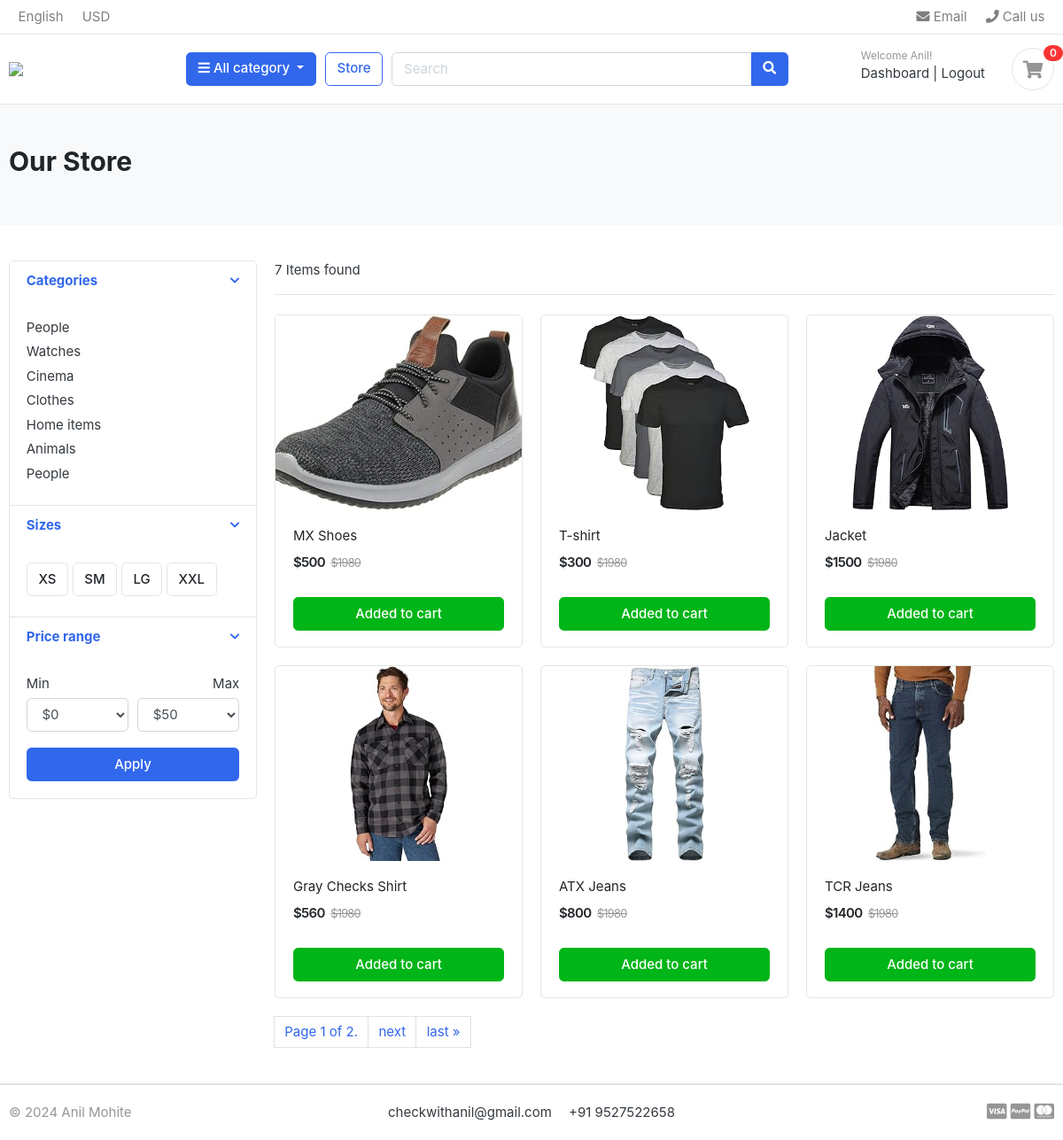
/store/ (signed in), run on the app's committed database.
### accounts/models.py (models this page shows, shortened)
class Account(AbstractBaseUser):
    first_name = models.CharField(max_length = 50)
    last_name = models.CharField(max_length = 50)
    email = models.EmailField(unique = True)
    phone_number = models.CharField(max_length = 15)
    is_admin = models.BooleanField(default = False)
    is_staff = models.BooleanField(default = False)
    is_active = models.BooleanField(default = False)
    is_superuser = models.BooleanField(default = False)
    last_login = models.DateTimeField(auto_now_add = True)
    date_joined = models.DateTimeField(auto_now_add = True)
    objects = MyAccountManager()
    USERNAME_FIELD = "email"
    REQUIRED_FIELDS = ["first_name", "last_name"]

### store/models.py (models this page shows, shortened)
class Product(models.Model):
    product_name = models.CharField(max_length=200, unique=True)
    slug = models.CharField(max_length=200, unique=True)
    desc = models.TextField(max_length=500, blank=True)
    price = models.IntegerField()
    prod_image = models.ImageField(upload_to='photos/products', blank=True)
    stock = models.IntegerField()
    is_available = models.BooleanField(default=True)
    category = models.ForeignKey(Category, on_delete=models.CASCADE)
    created_date = models.DateTimeField(auto_now_add=True)
    modified_date = models.DateTimeField(auto_now=True)
    def get_url(self):
        return reverse('product_detail',args=[self.category.slug, self.slug])

### store/views.py (the view)
# urls.py: path("store/", include("store.urls")),
def store(request, category_slug=None):
    if category_slug != None:
        category = get_object_or_404(Category, slug = category_slug)
        products = Product.objects.filter(is_available = True, category = category)
    else:
        products = Product.objects.filter(is_available = True)
    paginator = Paginator(products,6)
    page = request.GET.get('page')
    page_products = paginator.get_page(page)
    total_products = products.count()
    context = {
        'products':page_products,
        'total_products':total_products
    }
    return render(request, 'store/store.html', context)

### carts/context_processors.py (called while the page is built)
def cart_counter(request):
    cart_count = 0
    if 'admin' in request.path:
        return {}
    else:
        try:
            cart = Cart.objects.get(cart_id = _cart_id(request))
            cart_items = CartItem.objects.filter(cart = cart)
            for cart_item in cart_items:
                cart_count += cart_item.quantity
        except Cart.DoesNotExist:
            cart_count = 0
    return dict(cart_count = cart_count)

### carts/views.py (called while the page is built)
def _cart_id(request):
    cart = request.session.session_key
    if not cart:
        cart = request.session.create()
    return cart

### category/context_processors.py (called while the page is built)
def cat_menu_links(request):
    links = Category.objects.all()
    return dict(cat_links=links)

### category/models.py (called while the page is built)
    def get_url(self):
        return reverse('products_by_category', args=[self.slug])

### templates/store/store.html (shortened to what this page needs)
{% extends 'base.html' %}
{% load static%}
{% block content %}
<section class="section-pagetop bg">
	<div class="container">
		<h2 class="title-page">Our Store</h2>
	</div>
</section>
<section class="section-content padding-y">
	<div class="container">
		<div class="row">
			<aside class="col-md-3">
				<div class="card">
					<article class="filter-group">
						<header class="card-header">
							<a href="#" data-toggle="collapse" data-target="#collapse_1" aria-expanded="true" class="">
								<i class="icon-control fa fa-chevron-down"></i>
								<h6 class="title">Categories</h6>
							</a>
						</header>
						<div class="filter-content collapse show" id="collapse_1" style="">
							<div class="card-body">
								<ul class="list-menu">
									<li><a href="#">People </a></li>
									<li><a href="#">Watches </a></li>
									<li><a href="#">Cinema </a></li>
									<li><a href="#">Clothes </a></li>
									<li><a href="#">Home items </a></li>
									<li><a href="#">Animals</a></li>
									<li><a href="#">People </a></li>
								</ul>
							</div>
						</div>
					</article>
					<article class="filter-group">
						<header class="card-header">
							<a href="#" data-toggle="collapse" data-target="#collapse_4" aria-expanded="true" class="">
								<i class="icon-control fa fa-chevron-down"></i>
								<h6 class="title">Sizes </h6>
							</a>
						</header>
						<div class="filter-content collapse show" id="collapse_4" style="">
							<div class="card-body">
								<label class="checkbox-btn">
									<span class="btn btn-light"> XS </span>
								</label>
								<label class="checkbox-btn">
									<span class="btn btn-light"> SM </span>
								</label>
								<label class="checkbox-btn">
									<span class="btn btn-light"> LG </span>
								</label>
								<label class="checkbox-btn">
									<span class="btn btn-light"> XXL </span>
								</label>
							</div>
						</div>
					</article>
					<article class="filter-group">
						<header class="card-header">
							<a href="#" data-toggle="collapse" data-target="#collapse_3" aria-expanded="true" class="">
								<i class="icon-control fa fa-chevron-down"></i>
								<h6 class="title">Price range </h6>
							</a>
						</header>
						<div class="filter-content collapse show" id="collapse_3" style="">
							<div class="card-body">
								<div class="form-row">
									<div class="form-group col-md-6">
										<label>Min</label>
										<select class="mr-2 form-control">
											<option value="0">$0</option>
										</select>
									</div>
									<div class="form-group text-right col-md-6">
										<label>Max</label>
										<select class="mr-2 form-control">
											<option value="50">$50</option>
										</select>
									</div>
								</div>
								<button class="btn btn-block btn-primary">Apply</button>
							</div>
						</div>
					</article>
				</div>
			</aside>
			<main class="col-md-9">
				<header class="border-bottom mb-4 pb-3">
					<div class="form-inline">
						<span class="mr-md-auto">{{total_products}} Items found </span>
					</div>
				</header>
				<div class="row">
					{% if products %}
					{% for product in products %}
					<div class="col-md-4">
						<figure class="card card-product-grid">
							<div class="img-wrap">
								<a href="{{product.get_url}}">
									<img src="{{product.prod_image.url}}">
								</a>
							</div>
							<figcaption class="info-wrap">
								<div class="fix-height">
									<a href="{{product.get_url}}" class="title">{{product.product_name}}</a>
									<div class="price-wrap mt-2">
										<span class="price">${{product.price}}</span>
										<del class="price-old">$1980</del>
									</div>
								</div>
								<a href="{% url 'add_cart' product.id %}" class="btn btn-block btn-success">Added to cart </a>
							</figcaption>
						</figure>
					</div>
					{% endfor %}
					{% endif %}
				</div>
				<div class="pagination">
						<span class="page-link disabled">
							Page {{ products.number }} of {{ products.paginator.num_pages }}.
						</span>
						{% if products.has_next %}
							<a class="page-link" href="?page={{ products.next_page_number }}">next</a>
							<a class="page-link" href="?page={{ products.paginator.num_pages }}">last &raquo;</a>
						{% endif %}
				</div>
			</main>
		</div>
	</div>
</section>
{% endblock %}

### templates/includes/header.html (shortened to what this page needs)
{% block header %}
{% load static %}
<header class="section-header">
    <nav class="navbar p-md-0 navbar-expand-sm navbar-light border-bottom">
        <div class="container">
            <div class="collapse navbar-collapse" id="navbarTop4">
                <ul class="navbar-nav mr-auto">
                    <li class="nav-item dropdown">
                        <a href="#" class="nav-link"> English </a>
                    </li>
                    <li class="nav-item dropdown">
                        <a href="#" class="nav-link"> USD </a>
                    </li>
                </ul>
                <ul class="navbar-nav">
                    <li><a href="#" class="nav-link"> <i class="fa fa-envelope"></i> Email </a></li>
                    <li><a href="#" class="nav-link"> <i class="fa fa-phone"></i> Call us </a></li>
                </ul>
            </div>
        </div>
    </nav>
    <section class="header-main border-bottom">
        <div class="container">
            <div class="row align-items-center">
                <div class="col-lg-2 col-md-3 col-6">
                    <a href="{% url 'home' %}" class="brand-wrap">
                        <img class="logo" src="{% static './images/logo.png' %}">
                    </a>
                </div>
                <div class="col-lg col-sm col-md col-6 flex-grow-0">
                    <div class="category-wrap dropdown d-inline-block float-right">
                        <button type="button" class="btn btn-primary dropdown-toggle" data-toggle="dropdown">
                            <i class="fa fa-bars"></i> All category
                        </button>
                    </div>
                </div>
                <a href="{% url 'store' %}" class="btn btn-outline-primary">Store</a>
                <div class="col-lg  col-md-6 col-sm-12 col">
                    <form action="{% url 'search' %}" class="search">
                        <div class="input-group w-100">
                            <input type="text" class="form-control" style="width:60%;" placeholder="Search" name="q">
                            <div class="input-group-append">
                                <button class="btn btn-primary" type="submit">
                                    <i class="fa fa-search"></i>
                                </button>
                            </div>
                        </div>
                    </form>
                </div>
                <div class="col-lg-3 col-sm-6 col-8 order-2 order-lg-3">
                    <div class="d-flex justify-content-end mb-3 mb-lg-0">
                        <div class="widget-header">
                            {% if user.id is None %}
                            <small class="title text-muted">Welcome guest!</small>
                            <div>
                                <a href="{% url 'login' %}">Sign in</a> <span class="dark-transp"> | </span>
                                <a href="{% url 'register' %}"> Register</a>
                            </div>
                            {% else %}
                            <small class="title text-muted">Welcome {{user.first_name}}!</small>
                            <div>
                                <a href="{% url 'dashboard' %}">Dashboard</a> <span class="dark-transp"> | </span>
                                <a href="{% url 'logout' %}"> Logout</a>
                            </div>
                            {% endif %}
                        </div>
                        <a href="{% url 'cart' %}" class="widget-header pl-3 ml-3">
                            <div class="icon icon-sm rounded-circle border"><i class="fa fa-shopping-cart"></i>
                            </div>
                            <span class="badge badge-pill badge-danger notify">{{cart_count}}</span>
                        </a>
                    </div>
                </div>
            </div>
        </div>
    </section>
</header>
{% endblock %}

### static/css/ui.css (style rules this page uses)
html { font-family: "Inter", sans-serif; font-size: 15px; }
.img-wrap { text-align: center; display: block; }
.img-wrap img { max-width: 100%; }
.price-wrap { letter-spacing: -0.7px; }
.icon-xs, .icon-sm, .icon-md, .icon-lg { display: inline-block; text-align: center; flex-shrink: 0; flex-grow: 0; }
.icon-sm { width: 48px; height: 48px; line-height: 48px !important; font-size: 20px; }
.padding-y { padding-top: 40px; padding-bottom: 40px; }
figure { margin-bottom: 0; }
article:after, .form-group:after { display: block; clear: both; content: ""; }
.bg { background-color: #f8f9fa; }
.title-page { color: #212529; }
.header-main { position: relative; padding-top: 1rem; padding-bottom: 1rem; }
.brand-wrap .logo, .navbar-brand .logo { margin-right: 7px; max-height: 42px; display: inline-block; }
.widget-header { display: inline-block; vertical-align: middle; position: relative; }
.widget-header a { color: #343a40; }
.widget-header i { color: #969696; }
.widget-header .title { display: block; }
.widget-header .notify { position: absolute; top: -3px; right: -10px; }
.btn-light { background-color: #fff; border-color: #e4e4e4; }
[class*=list-] li:after { visibility: hidden; display: block; content: ""; overflow: hidden; height: 0; clear: both; }
.list-menu { list-style: none; margin: 0; padding-left: 0; }
.list-menu li { margin-bottom: 5px; }
.list-menu a { color: #343a40; }
[class*=card-product] a.title { color: #212529; display: block; }
[class*=card-product] .img-wrap { overflow: hidden; position: relative; }
[class*=card-product] .img-wrap img { height: 100%; max-width: 100%; width: auto; display: inline-block; -o-object-fit: cover; object-fit: cover; }
.card-product-grid { margin-bottom: 20px; }
.card-product-grid .img-wrap { border-radius: 0.2rem 0.2rem 0 0; height: 220px; }
.card-product-grid .info-wrap { overflow: hidden; padding: 18px 20px; }
.card-product-grid .fix-height { height: 80px; overflow: hidden; }
.card .img-wrap { overflow: hidden; }
.notify { position: absolute; top: -4px; right: -10px; display: inline-block; padding: 0.25em 0.6em; font-size: 12px; line-height: 1; text-align: center; border-radius: 3rem; color: #fff; background-color: #fa3434; }
.price { font-weight: 600; color: #212529; }
.price-old { color: #969696; margin-left: 3px; font-size: 85%; }
.icon-control { margin-top: 5px; float: right; font-size: 80%; }
.card-header .title { margin-bottom: 0; line-height: 1.5; }
.filter-group { border-bottom: 1px solid #e4e4e4; }
.filter-group .card-header { border-bottom: 0; }
.filter-group:last-child { border-bottom: 0; }
.checkbox-btn { position: relative; }
.section-pagetop { padding: 45px 0; }

### data on the page
Account: first_name "Anil"
Product: prod_image (picture), product_name "MX Shoes", price "500"
Product: prod_image (picture), product_name "T-shirt", price "300"
Product: prod_image (picture), product_name "Jacket", price "1500"
Product: prod_image (picture), product_name "Gray Checks Shirt", price "560"
Product: prod_image (picture), product_name "ATX Jeans", price "800"
Product: prod_image (picture), product_name "TCR Jeans", price "1400"

### other printed values
{{ cart_count }} "0"
{{ total_products }} "7"
{{ products.number }} "1"
{{ products.paginator.num_pages }} "2"
